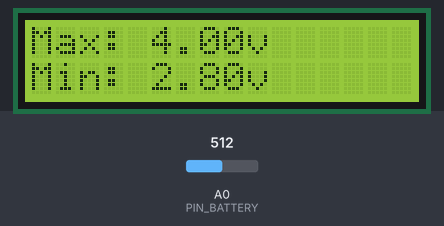
The sketch below on a simulated Arduino Uno, built with avr-gcc and run on an emulated ATmega328P. On the bench: 16×2 character LCD. Inputs (shaded band) come from the test bench; at power-on: A0 (PIN_BATTERY) = 512. EEPROM starts erased.

Above: at 0.3 s.
At 6.4 s:
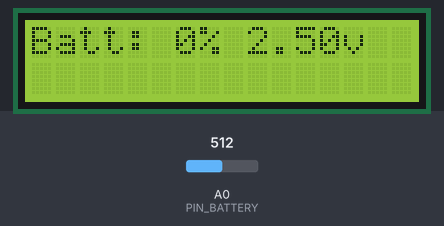
6.5 s: A0 (PIN_BATTERY) set to 716
At 22.1 s:
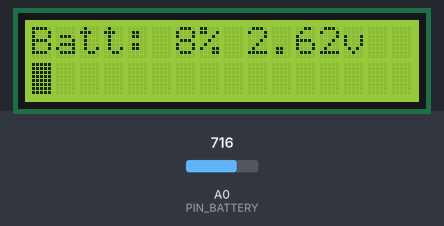
Timing chart, 0 to 23.6 s (numbered marks = the images above; inputs shaded):
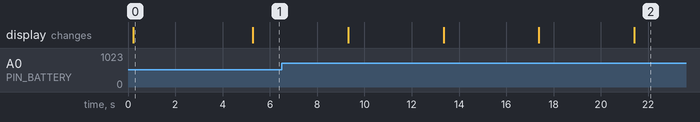

Measured:
- after the input at 6.5 s, the display: first changes after 2.8 s (image 2 shows a later state)
- what the display in image 0 shows lasts 5.1 s, from 0.2 s to 5.3 s

The sketch:

PowerSupply.ino
```cpp
#include <Wire.h>
#include <LiquidCrystal_I2C.h>
#include <LowPower.h>
#include <EEPROM.h>

#include "RingBuffer.h"

#define PIN_BATTERY A0
#define PIN_CHARGING A1
#define PIN_CHARGED A2

#define FULL_VOLTAGE  4.0
#define EMPTY_VOLTAGE 2.8

#define OVERSAMPLING  3
#define BUFFERSIZE  32

LiquidCrystal_I2C lcd(0x27, 16, 2);
RingBuffer buf = RingBuffer(BUFFERSIZE);

typedef struct _persistentData
{
  uint32_t Bom;
  float MaxVoltage;
  float MinVoltage;
} PersistentData;

PersistentData data;
bool programmingMode = false;

byte Block[] = {
  B11111,
  B11111,
  B11111,
  B11111,
  B11111,
  B11111,
  B11111,
  B11111
};

void setup()
{
  Serial.begin(9600);
  lcd.init();
  lcd.backlight();

  lcd.createChar(0, Block);

  delay(100);

  if (GetCurrentVoltage() < 2.2)
  {
    programmingMode = true;
    DisplayProgrammingMode();
  }
  else
  {
    InitData();
    DisplayMaxMinData();

    delay(5000);

    for (int i=0; i < BUFFERSIZE; i++)
      buf.Add(ReadSensor());
  }
}

void loop()
{
  if (!programmingMode)
  {
    float voltage = GetAverageVoltage();
    int percent = GetChargePercent(voltage);

    DisplayCharge(percent, voltage);
  }

  LowPower.powerDown(SLEEP_4S, ADC_OFF, BOD_OFF);
}

void InitData()
{
  EEPROM.get(0, data);
  if (data.Bom != 0xbeef)
  {
    data.Bom = 0xbeef;
    data.MaxVoltage = FULL_VOLTAGE;
    data.MinVoltage = EMPTY_VOLTAGE;

    EEPROM.put(0, data);
  }
}

int ReadSensor()
{
  int sensorValue = 0;
  for (int i=0; i<OVERSAMPLING; i++)
    sensorValue += analogRead(PIN_BATTERY);

  return (int)(sensorValue / OVERSAMPLING);
}

float GetAverageVoltage()
{
  buf.Add(ReadSensor());
  float voltage = buf.Average() * (5.0 / 1023.0);

  if (voltage < data.MinVoltage)
  {
    data.MinVoltage = voltage;
    EEPROM.put(0, data);
  }

  if (voltage > data.MaxVoltage)
  {
    data.MaxVoltage = voltage;
    EEPROM.put(0, data);
  }

  return voltage;
}

float GetCurrentVoltage()
{
  return ReadSensor() * (5.0 / 1023.0);
}

int GetChargePercent(float voltage)
{
  int percent = (int)(((voltage - data.MinVoltage) * 100) / (data.MaxVoltage - data.MinVoltage));

  if (percent > 100)
    percent = 100;

  if (percent < 0)
    percent = 0;

   return percent;
}

void DisplayCharge(int percent, float voltage)
{
  lcd.setCursor(0,0);
  lcd.print("Batt: ");
  lcd.print(percent);
  lcd.print("% ");
  lcd.print(voltage,2);
  lcd.print("v");

  // Stop display leaving 2 v's
  if (percent < 100)
    lcd.print(" ");

  int graphx = 16 * ((float)percent / 100);
  lcd.setCursor(0,1);

  for (int i=0; i < 16; i++)
  {
    if (i < graphx)
      lcd.write(0);
   else
      lcd.print(" ");
  }
}

void DisplayMaxMinData()
{
  lcd.setCursor(0,0);
  lcd.print("Max: ");
  lcd.print(data.MaxVoltage, 2);
  lcd.print("v");

  lcd.setCursor(0,1);
  lcd.print("Min: ");
  lcd.print(data.MinVoltage, 2);
  lcd.print("v");
}

void DisplayProgrammingMode()
{
  lcd.setCursor(2,0);
  lcd.print("Programming");
  lcd.setCursor(6,1);
  lcd.print("Mode");
}
```

RingBuffer.cpp
```cpp
#include "RingBuffer.h"

RingBuffer::RingBuffer(int size) : _size(size), _position(0)
{
  _values = new int[_size];
  for (int i=0; i < _size; i++)
    _values[i] = 500;
}

RingBuffer::~RingBuffer()
{
  delete[] _values;
}

void RingBuffer::Add(int value)
{
  _values[_position] = value;
  if (++_position >= _size)
    _position = 0;
}

float RingBuffer::Average()
{
  uint64_t total = 0.0;
  int items = 0;

  for (int i=0; i<_size; i++)
  {
    if (_values[i] != 500)
    {
      total += _values[i];
      items++;
    }
  }

  return (int)(total / items);
}

void RingBuffer::Reset()
{
   for (int i=0; i < _size; i++)
    _values[i] = 500;
}
```

RingBuffer.h
```cpp
#ifndef RingBuffer_h
#define RingBuffer_h

#include <Arduino.h>

class RingBuffer {
private:
  int _size;
  int _position;
  int* _values;

public:
  RingBuffer(int size);
  ~RingBuffer();
  void Add(int value);
  float Average();
  void Reset();
};

#endif
```
